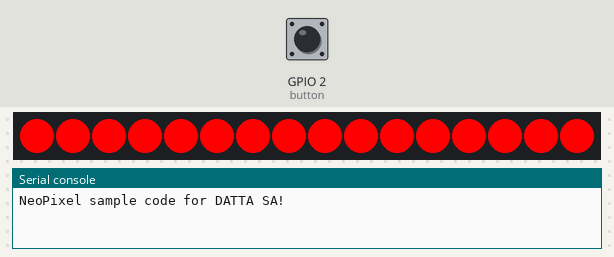
Bench run of a program on a simulated ESP8266 board running MicroPython. Parts: 16 RGB LEDs in strip order, left to right, the last lines printed to the serial console. The inputs (shaded band) are chosen by the test bench; at power-on: GPIO 2 (button) HIGH.

Above: at 1.2 s.
1.3 s: GPIO 2 (button) pulled LOW for 3.2 s
At 4.6 s:
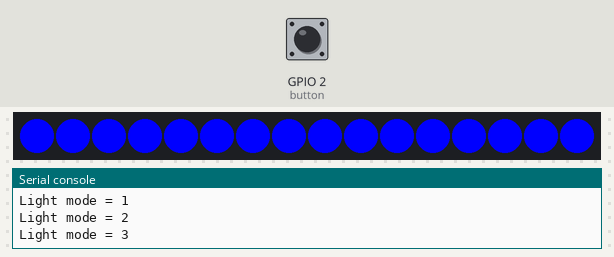
6.0 s: GPIO 2 (button) pulled LOW for 0.6 s
At 6.3 s:
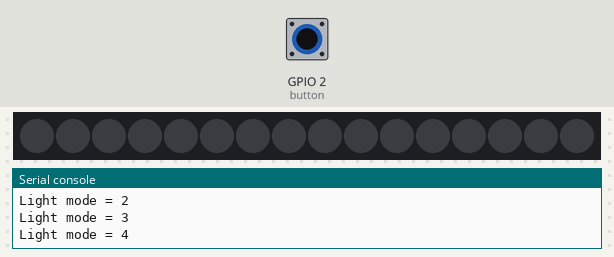
8.1 s: GPIO 2 (button) pulled LOW for 1 s
At 8.9 s:
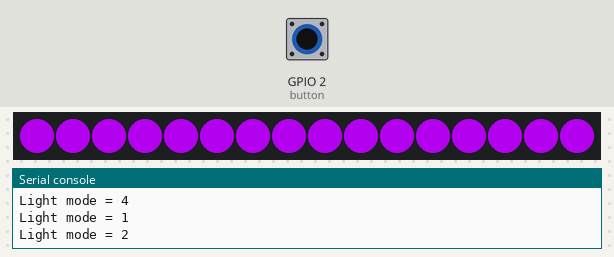
Timing chart, 0 to 11.1 s (numbered marks = the images above; inputs shaded):
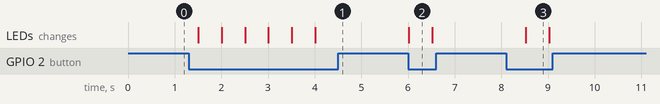

Measured:
- after the input at 1.3 s, the LEDs: first change after 0.21 s (image 1 shows a later state)
- after the input at 6.0 s, the LEDs: change at once (image 2)
- after the input at 8.1 s, the LEDs: change after 0.43 s (image 3)
- what the display in image 2 shows lasts 0.5 s, from 6.0 s to 6.5 s

The program:

MicroPythonNoWifi.py
```python
#Sample code for MicroPython and NeoPixel lights for DATTA SA

#modules setup
from time import sleep
import machine, neopixel
#from machine import Pin  #this is an alternative and would save writing machine.Pin and machine.HIGH read more here: https://stackoverflow.com/questions/710551/use-import-module-or-from-module-import

#neopixel setup
ledCount = 16                                         # number of pixels
dataPin = 0                                           # data control gpio 0 pin (Wemos D3)
np = neopixel.NeoPixel(machine.Pin(dataPin), ledCount)

#input setup
button = machine.Pin(2, machine.Pin.IN)     #setup a button on GPIO2 (Wemos D4) that will be used to switch LED on
mode = 1                                    # start light mode in off

print("NeoPixel sample code for DATTA SA!")

def clearLEDS():
  for i in range(ledCount):
    np[i] = (0, 0, 0)
  np.write()

def showLeds(r,g,b):              # pass r,g,b values into local variables to use in this function
  for i in range(ledCount):       # for each led in range 0 to number of pixels complete loop
      np[i] = (r, g, b)           # turn each pixel (i) to set rgb color
  np.write()                      # update neopixel strip with set values

while True:

  button_state = button.value()   #check button state to see if it is HIGH 1 or LOW 0

  if button_state == 0:                 # if button is being pressed (LOW) (normaly pulled high) then
    mode += 1                           # increase mode variable by one
    print("Light mode = " + str(mode))  # print the light mode to the terminal for feedback and debugging

  if mode == 1:                 # if mode is equal to 1 then:
    showLeds(255,0,0)           # turn leds to color (r,g,b) 0 is off 255 is full brightness.
  elif mode == 2:               # else if mode is equal to 2 then:
    showLeds(150,0,200)         # turn leds to color (r,g,b) 0 is off 255 is full brightness.
  elif mode == 3:
    showLeds(0,0,255)
  elif mode > 3:
    clearLEDS()                 # turn all leds off (0,0,0)
    mode = 0

  sleep(0.5)
```
